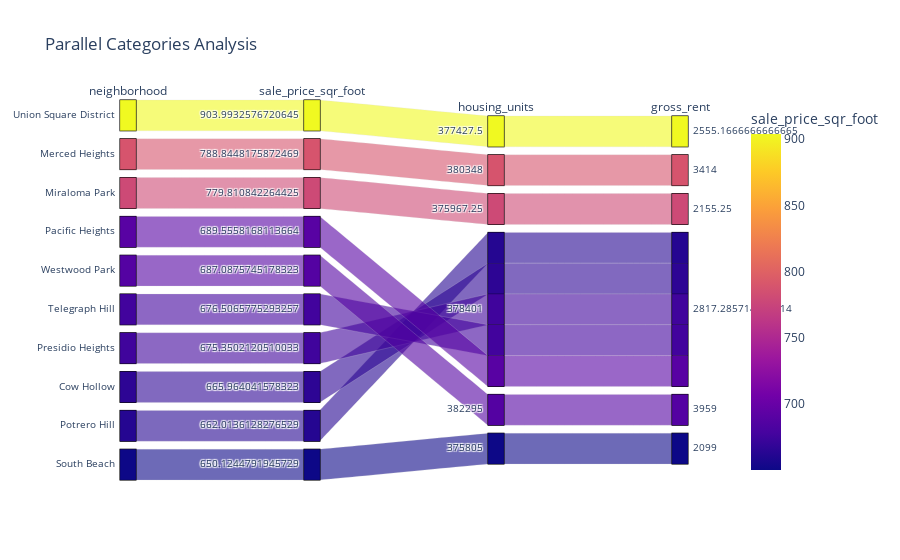

Source (notebook cell):
### Code cell
parallel_categories()

### Figure 1 — Plotly figure (JSON) as saved in the notebook; plotly's stock layout.template omitted (floating-point values rounded to 4 significant figures)
{"data": [{"dimensions": [{"label": "neighborhood", "values": ["Union Square District", "Merced Heights", "Miraloma Park", "Pacific Heights", "Westwood Park", "Telegraph Hill", "Presidio Heights", "Cow Hollow", "Potrero Hill", "South Beach"]}, {"label": "sale_price_sqr_foot", "values": [904.0, 788.8, 779.8, 689.6, 687.1, 676.5, 675.4, 666.0, 662.0, 650.1]}, {"label": "housing_units", "values": [377400.0, 380348, 376000.0, 378401, 382295, 378401, 378401, 378401, 378401, 375805]}, {"label": "gross_rent", "values": [2555.0, 3414, 2155.0, 2817.0, 3959, 2817.0, 2817.0, 2817.0, 2817.0, 2099]}], "domain": {"x": [0, 1], "y": [0, 1]}, "line": {"color": [904.0, 788.8, 779.8, 689.6, 687.1, 676.5, 675.4, 666.0, 662.0, 650.1], "coloraxis": "coloraxis"}, "name": "", "type": "parcats"}], "layout": {"autosize": true, "coloraxis": {"colorbar": {"title": {"text": "sale_price_sqr_foot"}}, "colorscale": [[0, "#0d0887"], [0.1111, "#46039f"], [0.2222, "#7201a8"], [0.3333, "#9c179e"], [0.4444, "#bd3786"], [0.5556, "#d8576b"], [0.6667, "#ed7953"], [0.7778, "#fb9f3a"], [0.8889, "#fdca26"], [1, "#f0f921"]]}, "legend": {"tracegroupgap": 0}, "title": {"text": "Parallel Categories Analysis"}}}
